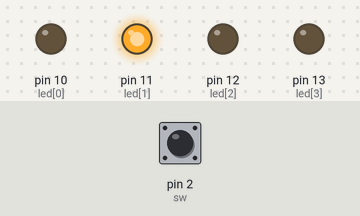
Bench run of a sketch on a simulated Arduino Uno, built with avr-gcc and run on an emulated ATmega328P. On the bench: output pins drawn as LEDs (lit = HIGH). Dashed ring = blinking. Inputs (shaded band) come from the test bench; at power-on: pin 2 (sw) HIGH.

Above: at 1.8 s.
1.9 s: pin 2 (sw) pulled LOW for 0.6 s
At 2.25 s:
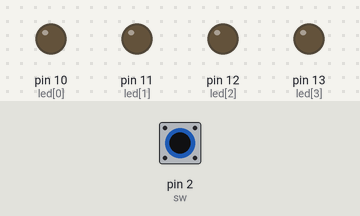
4.9 s: pin 2 (sw) pulled LOW for 3.2 s
At 9.5 s:
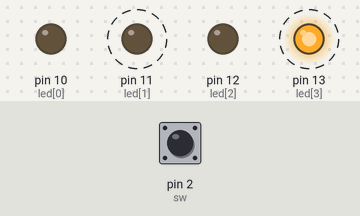
Timing chart, 0 to 15.6 s (numbered marks = the images above; inputs shaded):
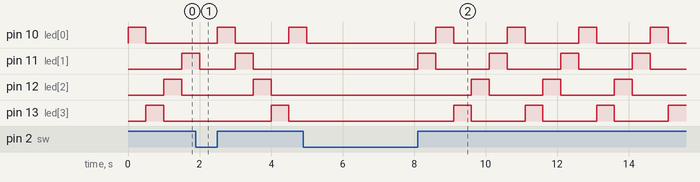

Measured:
- by itself, pin 10 (led[0]): repeats every 2.0 s: HIGH 0.50 s, LOW 1.5 s
- by itself, pin 11 (led[1]), pin 13 (led[3]): alternates HIGH for 0.50 s and LOW for 1.5 s

The sketch:

2-81-1.ino
```cpp
const int sw=2; //按鍵開關連接至數位接腳第2腳。
const int led[]={10,11,12,13}; //LED 連接至數位接腳10~13。
const int debounceDelay=20; //按鍵開關穩定所需的時間。
int ledStatus=LOW; //LED 初始狀態為LOW。
int val; //按鍵開關狀態。
int i;
int j=0;
void setup()
{
 pinMode(sw,INPUT); //設定數位第2 腳為輸入模式。
 digitalWrite(sw,HIGH); //開啟數位第2 腳的內部上拉電阻。
  for(i=0;i<4;i++){
    pinMode(led[i],OUTPUT); //設定數位接腳10~13為輸出模式。
  }
}
void loop()
{
          for(i=0;i<4;i++) //關閉所有LED。
        {
          digitalWrite(led[i],LOW);
        }
 val=digitalRead(sw); //讀取按鍵開關狀態。
 if(val==LOW) //按鍵開關被按下?
 {
   delay(debounceDelay); //消除按鍵開關的不穩定狀態(機械彈跳)。
   while(digitalRead(sw)==LOW) //按鍵開關已放開?
    ; //等待放開按鍵開關。
   ledStatus=!ledStatus; //改變LED狀態。
 }
 if(ledStatus){
    digitalWrite(led[j],HIGH); //開關接通，執行LED 單燈右移。
    delay(500); //延遲0.5秒。
    if(j==3) //LED 已右移至最右方?
      j=0; //重新設定LED位置在最左方。
    else //LED 尚未移至最右方。
      j=j+1; //下一個LED。
   }
 else{
    digitalWrite(led[j],HIGH); //點亮第j 個LED。
    delay(500); //延遲0.5秒。
    if(j==0) //LED 已移至最左方?
      j=3; //重新設定LED位置在最右方。
    else //LED 尚未移至最左方。
      j=j-1; //下一個LED。
 }
}
```
